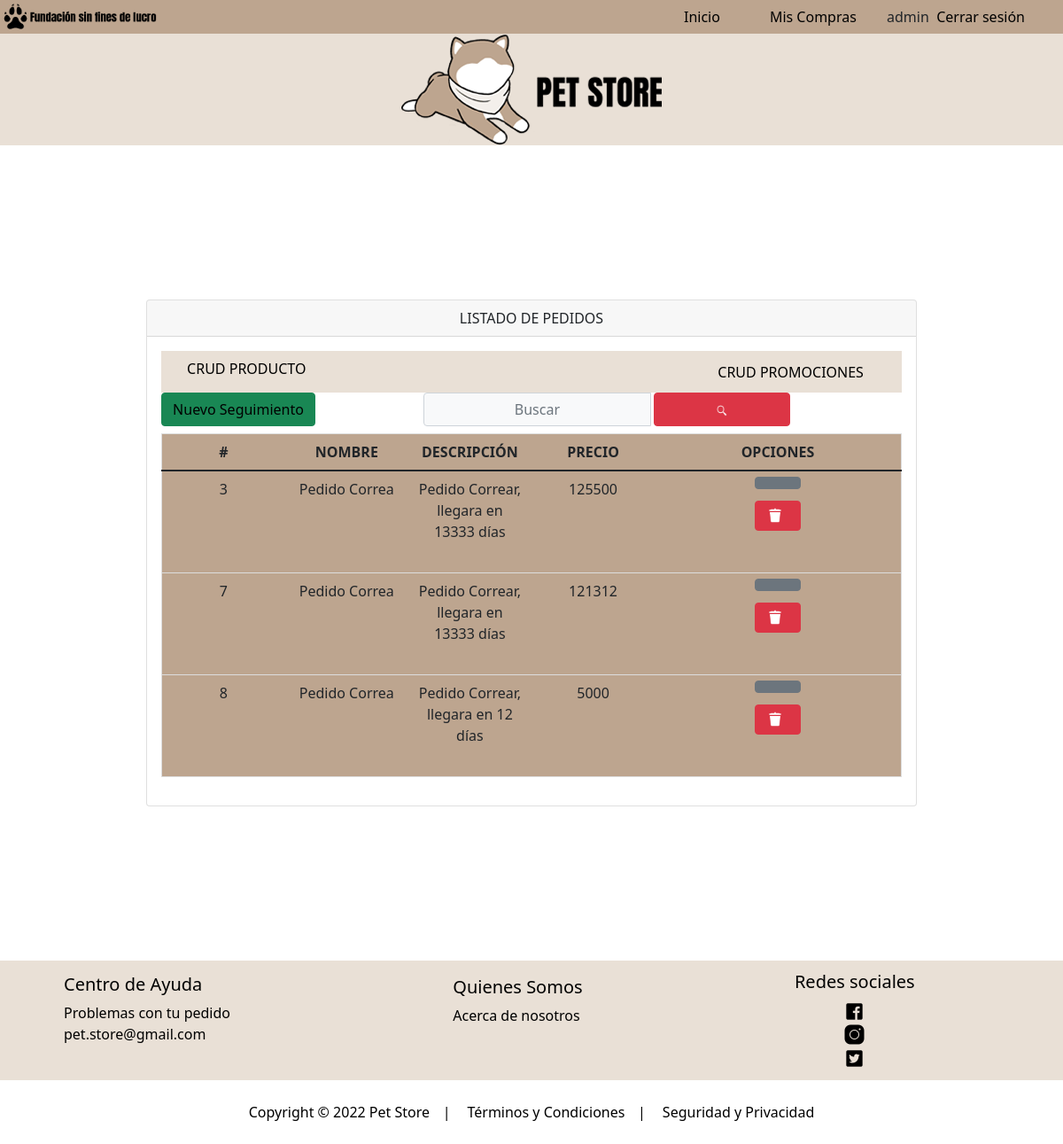
Page /listarpedidos/ (signed in) on the committed database.
### core/models.py (models this page shows, shortened)
class Pedidos(models.Model):
    nombrep = models.CharField(max_length=100)
    descripcionp = models.CharField(max_length=500)
    preciop = models.IntegerField()
    class Meta:
        db_table = 'pedidos'
        verbose_name = 'Pedido'
        verbose_name_plural = 'Pedidos'
        ordering = ['id']

### core/views.py (the view)
# urls.py: path('listarpedidos/', views.listarPedido, name='listarpedidos'),
@login_required(login_url='/login')
def listarPedido(request):
    busqueda = request.POST.get("buscador")
    lista_productos = Pedidos.objects.order_by('nombrep')
    page = request.GET.get('page', 1)
    if busqueda:
        lista_productos = Pedidos.objects.filter(
            Q(nombrep__icontains = busqueda) |
            Q(descripcionp__icontains = busqueda)
        ).distinct()
    try:
        paginator = Paginator(lista_productos, 6)
        lista_productos = paginator.page(page)
    except:
        raise Http404
    data = {'entity': lista_productos,
            'title': 'LISTADO DE PEDIDOS',
            'paginator': paginator
            }
    return render(request, 'core/seguimiento/listar.html', data)

### core/templates/core/seguimiento/listar.html (shortened to what this page needs)
{% extends 'core/plantilla.html' %}
{% load static %}
{% load crispy_forms_tags %}
{% block contenido %}
<div class="min-vh-100 d-flex flex-colum py-4">
    <div class="container">
        <div class="row justify-content-center">
            <div class="col-lg-10 col-md-6 col-sm-4 animate__animated animate__backInRight animate__delay-0.4s">
                <div class="card">
                    <div class="card-header text-center font-weight-bold">
                        {{ title }}
                    </div>
                    <div class="card-body table-responsive align-items-center">
                        <div id="header4">
                            <div id="CRUDPROD">
                                <button type="submit" class="btn btn-btn-light" data-bs-toggle="modal"
                                data-bs-target="#staticBackdropv">
                                {% if user.is_staff %}
                                <a class="nav-link active" aria-current="page" href="/listarproductos">
                                  CRUD PRODUCTO
                              </a>
                                {% endif %}
                              </button>
                            </div>
                            <div id="Suscripción">
                                <button type="submit" class="btn btn-btn-light" data-bs-toggle="modal"
                                data-bs-target="#staticBackdropv">
                                {% if user.is_staff %}
                                <a href="{% url 'crudPromociones' %}">CRUD PROMOCIONES</a>
                                {% endif %}
                              </button>
                            </div>
                        </div>
                        <div class="d-flex mb-2">
                            <a href="/addpedido" class="btn btn-success" type="submit">
                                Nuevo Seguimiento
                            </a>
                            <form class="d-flex mx-auto d-sm-inlne-block form-inline" method="POST" action="">
                                <div class="input-group">
                                    <input type="text" class="form-control bg-light border-1 small text-center" name="buscador" placeholder="Buscar" value="{{ request.POST.buscador }}">
                                    <div class="input-group-append">
                                        <button class="btn btn-danger mx-1" type="submit">
                                                <i class="bi bi-search "><img src="{% static 'core/img/buscar.png' %}" alt="" width="10%" a></i>
                                            </button>
                                    </div>
                                </div>
                            </form>
                        </div>
                        <table class="table table-condensed">
                            <thead class="thead-dark text-center ">
                                <tr>
                                    <th scope="col">#</th>
                                    <th scope="col">Nombre</th>
                                    <th scope="col">Descripción</th>
                                    <th scope="col">Precio</th>
                                    <th colspan="2">Opciones</th>
                                </tr>
                            </thead>
                            <tbody>
                                 {% if entity %} {% for producto in entity %}
                                <tr>
                                    <td>{{ producto.id }}</td>
                                    <td>{{ producto.nombrep }}</td>
                                    <td>{{ producto.descripcionp }}</td>
                                    <td>{{ producto.preciop }}</td>
                                    <td colspan="2">
                                        <a class="btn btn-secondary"  href="{% url 'editpedido' producto.id %}" type="button" style="margin: -10% 40% 15% 40%;"></a>
                                        <a class="btn btn-danger" href="{% url 'deletePedido' producto.id %}" type="button" style="margin: -10% 40% 15% 40%;"><img src="{% static 'core/img/borrar.png' %}" width="20px" alt=""></a>
                                    </td>
                                </tr>
                                {% endfor %} {% else %}
                                <div class="text-center text-warning">
                                    <h3> No se encontraron Productos!!</h3>
                                </div>
                                {% endif %}
                            </tbody>
                        </table>
                    </div>
                </div>
            </div>
        </div>
    </div>
</div>
{% endblock %}

### core/templates/core/plantilla.html (shortened to what this page needs)
{% load static %}
<!DOCTYPE html>
<html lang="es">
<head>
    <link rel="stylesheet" href="{% static 'core/css/estilo.css' %}">
    <link href="https://cdn.jsdelivr.net/npm/bootstrap@5.1.3/dist/css/bootstrap.min.css" rel="stylesheet"
>
</head>
<body>
    <div id="header1">
        <div id="logo">
            <img src="{% static 'core/img//logo pequeño.png' %}" alt="logop" style="margin: 0 0 0 0; width: 35%;">
           </div>
        <div id="menu">
        <div id="iniciar">
          <button type="submit" class="btn btn-btn-light" >
        </button>
      </div>
      <div id="vercom">
        <button type="submit" class="btn btn-btn-light" >
        <a href="{% url 'home' %}">Inicio</a>
    </button>
    </div>
            <div id="iniciar">
              <button type="submit" class="btn btn-btn-light" >
                {% if user.is_authenticated %}
                <a href="{% url 'vercompras' %}">Mis Compras</a>
                {{user.username}}&nbsp;
                <a href="{% url 'logout' %}">Cerrar sesión</a>
                {% else %}
                <a href="{% url 'login' %}">Iniciar sesión</a>
                {% endif %}
            </button>
          </div>
            </div>
    </div>
    <div id="logo2">
      <img src="{% static 'core/img/logo3.png' %}" alt="">
    </div>
    <div class="container">
            {% block contenido %}
            {% endblock %}
    </div>
    <footer>
      <div id="piepag">
        <div id="centro">
          <div class="container">
            <h5> Centro de Ayuda</h5>
            <a href="{% url 'problemasPedido' %}"><span class="otherPage">Problemas con tu pedido</span></a>
            <a href="mailto:pet.store@gmail.com"><span class="otherPage">pet.store@gmail.com</span></a>
        </div>
        </div>
        <div id="Pet">
          <div class="container">
            <h5> Quienes Somos</h5>
            <a href="{% url 'nosotros' %}"><span class="otherPage">Acerca de nosotros</span></a>
        </div>
        </div>
        <div id="redess">
            <h5> Redes sociales</h5>
            <a href="https://www.facebook.com/Pet-Store-111594554881435"><img src="{% static 'core/img/facebook.png' %}" alt="" a>
            <a href="https://www.instagram.com/petstore640/"><img src="{% static 'core/img/Instagram.png' %}" alt="" a>
            <a href="https://twitter.com/PETSTORE_1"><img src="{% static 'core/img/twitter.png' %}" alt="" a>
        </div>
      </div>
      <div id="copyr">
        <div id="cop">
          <div class="container1">
            <a>Copyright © 2022 Pet Storeㅤ|ㅤ</a>
            <a href="{% url 'terminosycondiciones' %}">Términos y Condicionesㅤ|ㅤ</a>
            <a href="{% url 'terminosycondiciones' %}">Seguridad y Privacidad</a>
        </div>
        </div>
        </div>
    </footer>
  </body>
  </html>
</body>
</html>

### core/static/core/css/estilo.css (style rules this page uses)
* { padding: 0; margin: 0; }
#header1 { display: flex; background-color: #BDA58F; justify-content: space-between; align-items: center; }
.container { padding: 5%; }
#header4 { display: flex; background-color: #E9E0D6; justify-content: space-between; align-items: center; }
#menu { display: flex; justify-content: space-between; }
#iniciar>button>a { margin: 0 30px 0 0; color: #000000; text-decoration: none; font-size: 1.3; padding-top: 1px; }
#vercom>button>a { margin: 0 30px 0 0; color: #000000; text-decoration: none; font-size: 1.3; padding-top: 1px; }
#CRUDPROD>button>a { margin: 0 30px 0 0; color: #000000; text-decoration: none; font-size: 1.3; padding-top: 1px; }
#Suscripción>button>a { margin: 0 30px 0 0; color: #000000; text-decoration: none; font-size: 1.3; padding-top: 1px; }
#logo { margin: 0 30px 0 0; }
.card { background-color: #F3EFEB; display: flex; margin: 2%; justify-content: space-around; }
#piepag { background-color: #E9E0D6; color: #000000; display: flex; justify-content: space-between; }
.container a { color: #000000; text-decoration: none; display: flex; flex-direction: column; text-align: start; }
#centro { margin: -1% 0 1% 5%; display: flex; flex-direction: column; text-align: start; }
#Pet { margin: -2.5% 0 1% 5%; display: flex; flex-direction: column; text-align: start; }
#redess { margin: 1% 0 1% 5%; display: flex; flex-direction: column; text-align: center; }
#copyr { background-color: #FFFFFF; color: #000000; display: flex; justify-content: center; padding: 3vh; }
.container1 a { color: #000000; text-decoration: none; }
#cop { display: flex; justify-content: space-between; }
#logo2 { background-color: #E9E0D6; display: flex; justify-content: center; }
body { font-family: monospace; }
.container { width: 100%; max-width: 1000px; margin: auto; }
.table { width: 100%; border: 1px solid #ccc; border-collapse: collapse; margin: 0; padding: 0; table-layout: fixed; }
.table tr { background-color: #BDA58F; border: 1px solid #ddd; }
.table th, .table td { font-size: 16px; padding: 8px; text-align: center; }
.table thead th { text-transform: uppercase; background-color: #BDA58F; }
body { font-family: 'Roboto', sans-serif; background: #E5E5E5; }
* { box-sizing: border-box; }

### rows in the picture
Pedidos: id "3", nombrep "Pedido Correa", descripcionp "Pedido Correar, llegara en 13333 días", preciop "125500"
Pedidos: id "7", nombrep "Pedido Correa", descripcionp "Pedido Correar, llegara en 13333 días", preciop "121312"
Pedidos: id "8", nombrep "Pedido Correa", descripcionp "Pedido Correar, llegara en 12 días", preciop "5000"

### other values in the picture
{{ user.username }} "admin"
{{ title }} "LISTADO DE PEDIDOS"
